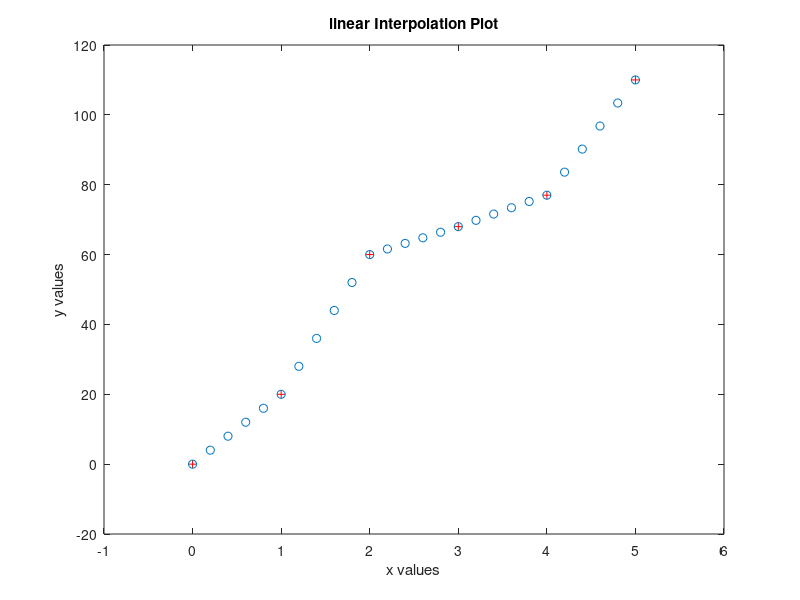

This figure's MATLAB source:
% Listing 15_01 - linear interpolation 
x = 0:5;
y = [0, 20, 60, 68, 77, 110];
interp1(x, y ,1.5)
new_x = 0:0.2:5
length(new_x)
new_y = interp1(x,y,new_x)
length(new_y)
plot(x, y, 'r+')
hold on
plot(new_x, new_y, 'o')
axis([-1,6,-20,120])
title('linear Interpolation Plot')
xlabel('x values') ; ylabel('y values')

